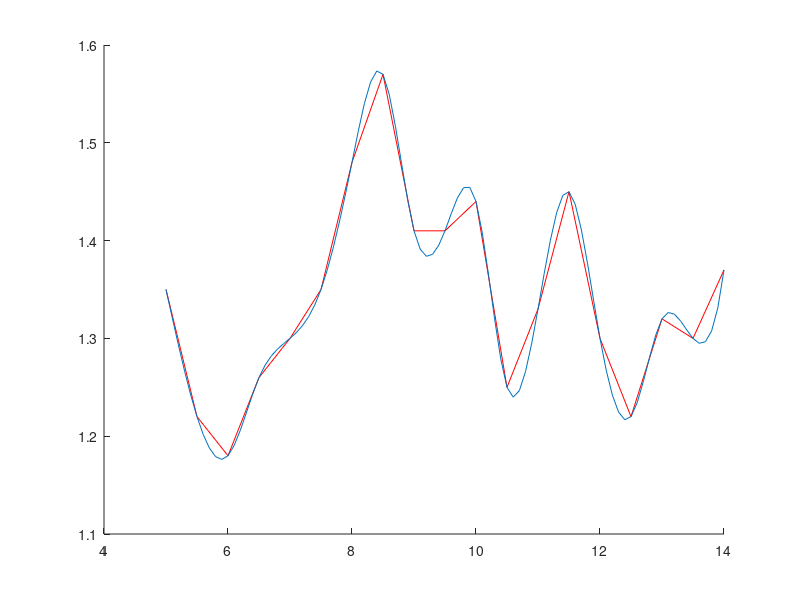

Reproduce this figure in MATLAB.
xdata = 5:0.5:14;
ydata = [1.35,1.22,1.18,1.26,1.30,1.35,1.48,1.57,1.41,1.41,1.44,1.25,...
    1.33,1.45,1.3,1.22,1.32,1.3,1.37];

xprecise = 5:0.1:14;
yspline = spline(xdata, ydata, xprecise);
hold on
plot(xdata, ydata, 'r')
plot(xprecise, yspline)
hold off